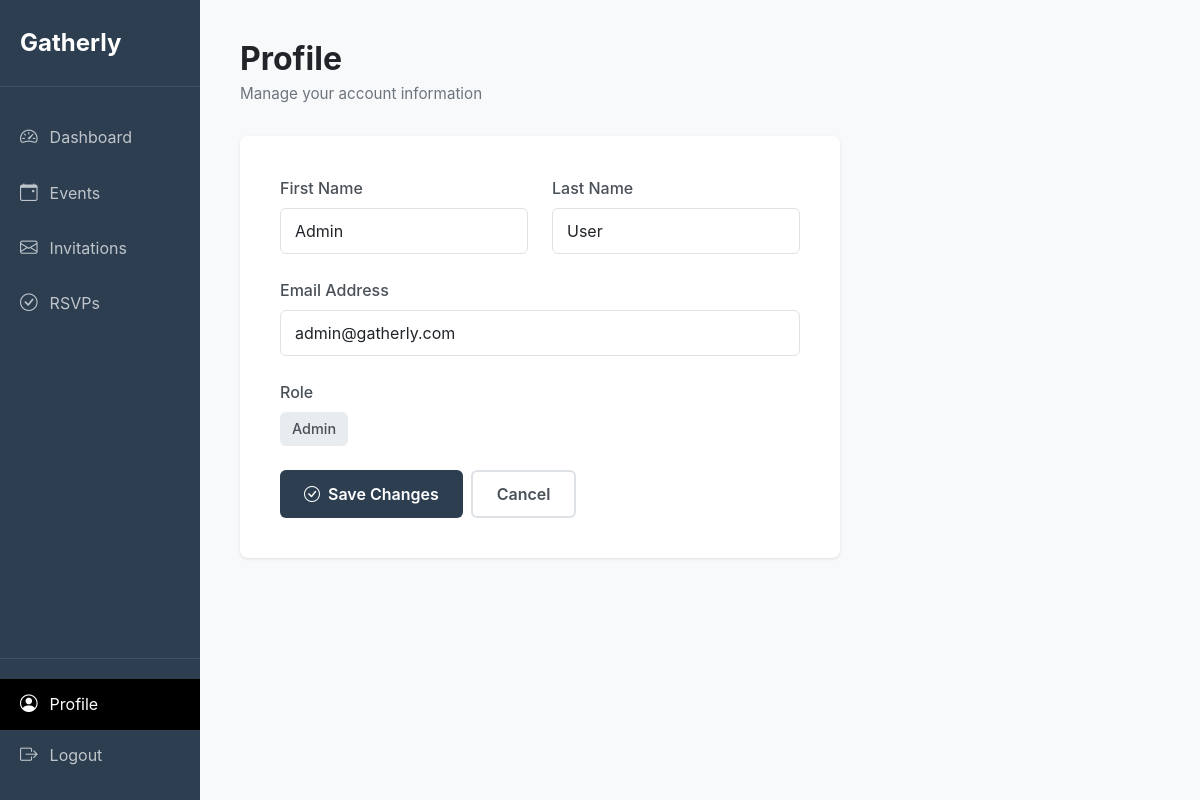
The app's page /profile.php (signed in) with its own data.
### tables this page shows
CREATE TABLE `users` (
  `user_id` int(11) NOT NULL,
  `email` varchar(255) NOT NULL,
  `password_hash` varchar(255) NOT NULL,
  `first_name` varchar(100) NOT NULL,
  `last_name` varchar(100) NOT NULL,
  `role` enum('host','guest','admin') NOT NULL DEFAULT 'host',
  `email_verified` tinyint(1) NOT NULL DEFAULT 0,
  `verification_token` varchar(255) DEFAULT NULL,
  `reset_token` varchar(255) DEFAULT NULL,
  `reset_token_expiry` datetime DEFAULT NULL,
  `created_at` timestamp NOT NULL DEFAULT current_timestamp(),
  `updated_at` timestamp NOT NULL DEFAULT current_timestamp() ON UPDATE current_timestamp()
);

### profile.php (the view, shortened to what this page needs)
<?php
$db = Database::getInstance()->getConnection();
$stmt = $db->prepare("SELECT * FROM users WHERE user_id = :user_id");
$stmt->execute([':user_id' => $_SESSION['user_id']]);
$user = $stmt->fetch();
$form_data = [
    'first_name' => $user['first_name'],
    'last_name' => $user['last_name'],
    'email' => $user['email']
];
?>
<!DOCTYPE html>
<html lang="en">
<head>
    <link href="https://cdn.jsdelivr.net/npm/bootstrap@5.3.0/dist/css/bootstrap.min.css" rel="stylesheet">
    <link rel="stylesheet" href="https://cdn.jsdelivr.net/npm/bootstrap-icons@1.11.0/font/bootstrap-icons.css">
</head>
<body>
    <div class="sidebar">
        <div class="sidebar-brand">Gatherly</div>
        <ul class="sidebar-nav">
            <li class="sidebar-nav-item">
                <a href="<?= BASE_URL ?>/dashboard.php" class="sidebar-nav-link">
                    <i class="bi bi-speedometer2"></i>
                    <span>Dashboard</span>
                </a>
            </li>
            <li class="sidebar-nav-item">
                <a href="<?= BASE_URL ?>/events.php" class="sidebar-nav-link">
                    <i class="bi bi-calendar-event"></i>
                    <span>Events</span>
                </a>
            </li>
            <li class="sidebar-nav-item">
                <a href="<?= BASE_URL ?>/invitations.php" class="sidebar-nav-link">
                    <i class="bi bi-envelope"></i>
                    <span>Invitations</span>
                </a>
            </li>
            <li class="sidebar-nav-item">
                <a href="<?= BASE_URL ?>/rsvps.php" class="sidebar-nav-link">
                    <i class="bi bi-check-circle"></i>
                    <span>RSVPs</span>
                </a>
            </li>
        </ul>
        <div class="sidebar-footer">
            <a href="<?= BASE_URL ?>/profile.php" class="sidebar-nav-link active">
                <i class="bi bi-person-circle"></i>
                <span>Profile</span>
            </a>
            <a href="<?= BASE_URL ?>/handlers/logout_handler.php" class="sidebar-nav-link">
                <i class="bi bi-box-arrow-right"></i>
                <span>Logout</span>
            </a>
        </div>
    </div>
    <div class="main-content">
        <div class="page-header">
            <h1 class="page-title">Profile</h1>
            <p class="page-subtitle">Manage your account information</p>
        </div>
        <div class="profile-card">
            <form action="<?= BASE_URL ?>/handlers/update_profile_handler.php" method="POST">
                <div class="row mb-4">
                    <div class="col-md-6">
                        <label for="first_name" class="form-label">First Name</label>
                        <input type="text" class="form-control" id="first_name" name="first_name"
                               value="<?= htmlspecialchars($form_data['first_name']) ?>" required>
                    </div>
                    <div class="col-md-6">
                        <label for="last_name" class="form-label">Last Name</label>
                        <input type="text" class="form-control" id="last_name" name="last_name"
                               value="<?= htmlspecialchars($form_data['last_name']) ?>" required>
                    </div>
                </div>
                <div class="mb-4">
                    <label for="email" class="form-label">Email Address</label>
                    <input type="email" class="form-control" id="email" name="email"
                           value="<?= htmlspecialchars($form_data['email']) ?>" required>
                </div>
                <div class="mb-4">
                    <label class="form-label">Role</label>
                    <div>
                        <span class="role-badge"><?= ucfirst(htmlspecialchars($user['role'])) ?></span>
                    </div>
                </div>
                <div class="d-flex gap-2">
                    <button type="submit" class="btn-save">
                        <i class="bi bi-check-circle"></i>
                        Save Changes
                    </button>
                    <a href="<?= BASE_URL ?>/dashboard.php" class="btn-cancel">Cancel</a>
                </div>
            </form>
        </div>
    </div>
</body>
</html>

### profile.php (style rules this page uses)
body { background-color: #f8f9fa; font-family: -apple-system, BlinkMacSystemFont, 'Segoe UI', Roboto, 'Helvetica Neue', Arial, sans-serif; }
.sidebar { background-color: #2c3e50; min-height: 100vh; position: fixed; top: 0; left: 0; width: 200px; padding: 0; display: flex; flex-direction: column; }
.sidebar-brand { color: white; font-size: 1.5rem; font-weight: 700; padding: 25px 20px; border-bottom: 1px solid rgba(255,255,255,0.1); }
.sidebar-nav { list-style: none; padding: 20px 0; margin: 0; flex: 1; }
.sidebar-footer { padding: 20px 0; border-top: 1px solid rgba(255,255,255,0.1); }
.sidebar-nav-item { margin: 5px 0; }
.sidebar-nav-link { display: flex; align-items: center; padding: 12px 20px; color: rgba(255,255,255,0.7); text-decoration: none; transition: all 0.3s; }
.sidebar-nav-link.active { background-color: #000; color: white; }
.sidebar-nav-link i { margin-right: 12px; font-size: 1.1rem; }
.main-content { margin-left: 200px; padding: 40px; }
.page-header { margin-bottom: 30px; }
.page-title { font-size: 2rem; font-weight: 700; margin-bottom: 5px; }
.page-subtitle { color: #6c757d; font-size: 0.95rem; }
.profile-card { background: white; border-radius: 8px; padding: 40px; box-shadow: 0 1px 3px rgba(0,0,0,0.1); max-width: 600px; }
.form-label { font-weight: 500; color: #495057; margin-bottom: 8px; }
.form-control { border: 1px solid #dee2e6; border-radius: 6px; padding: 10px 14px; }
.btn-save { background: #2c3e50; color: white; padding: 10px 24px; border-radius: 6px; font-weight: 600; border: none; display: inline-flex; align-items: center; gap: 8px; }
.btn-cancel { background: white; color: #495057; padding: 10px 24px; border-radius: 6px; font-weight: 600; border: 2px solid #dee2e6; text-decoration: none; display: inline-flex; align-items: center; }
.role-badge { display: inline-block; background: #e9ecef; color: #495057; padding: 6px 12px; border-radius: 6px; font-weight: 500; font-size: 0.9rem; }

### records on screen
users: first_name "Admin", last_name "User", email "admin@gatherly.com", role "Admin"
